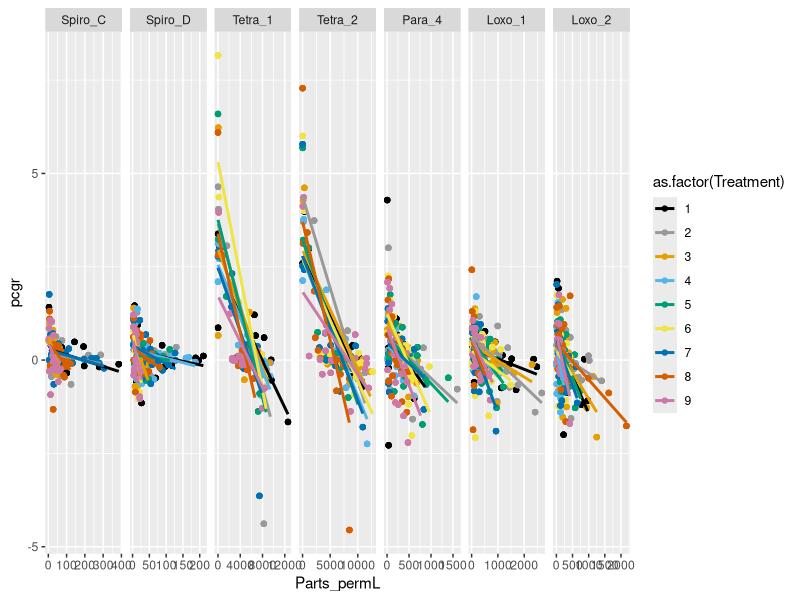
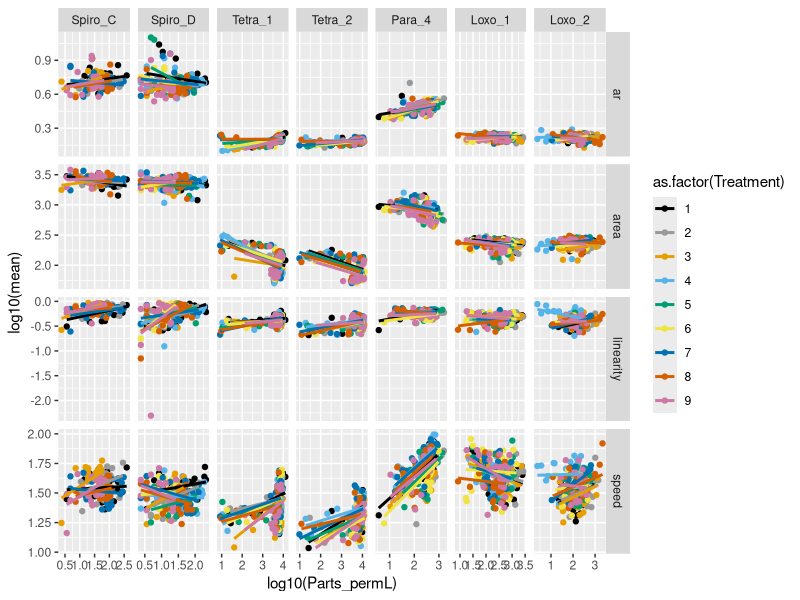
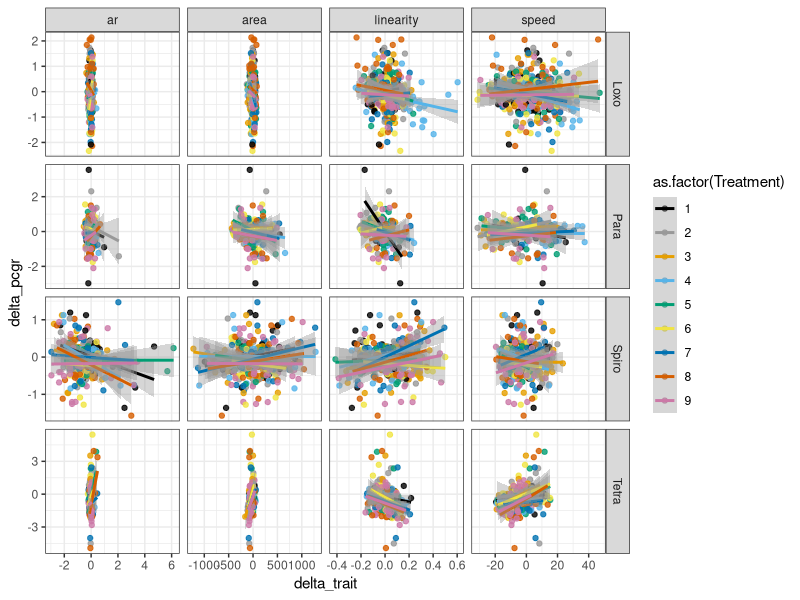

Generate these figures, in order, with R: (Note: this script raises an error after producing the figures.)
library(tidyverse)
library(lubridate)
library(mgcv)
cbPalette <- c("#999999", "#E69F00", "#56B4E9", "#009E73", "#F0E442", 
               "#0072B2", "#D55E00", "#CC79A7")#
#devtools::install_github("ctkremer/growthTools")
#library(growthTools)

# CILIATES ------
## Import data and compute pcgr, and only keep specific species-trait combinations----
data_cilia <- read.csv("ciliates/OverviewTraitsFull.csv") %>%
  mutate(strain = as_factor(ID_spec)) %>%
  group_by(Atrazine, Temp, strain) %>%
  mutate(pcgr = log(lead(Parts_permL, 1)/Parts_permL)/(lead(Days_fromstart, 1)-Days_fromstart),
         .after = Parts_permL) %>% 
  filter(pcgr > -5, strain!="Spiro_5") %>% #Kick out extremely negative pcgr, as well as Spiro_5 (not enough data to make a ref model)
  ungroup() %>%
  separate(strain, into = c("species", "sp.strain"), remove=F) %>%#link to species
  group_by(strain) %>%
  mutate(phase = cut_interval(log10(Parts_permL), n=5, labels = FALSE)) %>%
  pivot_longer(mean_ar:sd_linearity, names_to="trait") %>%
  separate(trait, into=c("stat", "trait"), sep="_") %>%
  pivot_wider(names_from=stat, values_from=value) %>%
  mutate(cv=sd/mean)
#%>%
#  filter(((species=="Spiro")&(trait=="speed"))|((species=="Tetra")&(trait=="speed"))
#         |((species=="Para")&(trait=="speed"))|((species=="Loxo")&(trait=="speed")))

##check if dd changes with treatment -------
ggplot(data_cilia) +
  scale_colour_manual(values=c("black", cbPalette)) + 
  aes(x=Parts_permL,y=pcgr, col=as.factor(Treatment)) +
  geom_point() +
  facet_grid(cols=vars(strain), scales="free") +
  geom_smooth(method=lm, aes(x=Parts_permL, y=pcgr, col=as.factor(Treatment)),
              formula=y ~ poly(x,1), se=F) 

##check if dependence of trait on density changes with treatment -------
ggplot(data_cilia) +
  scale_colour_manual(values=c("black", cbPalette)) + 
  aes(x=log10(Parts_permL),y=log10(mean), col=as.factor(Treatment)) +
  geom_point() +
  facet_grid(cols=vars(strain), rows=vars(trait), scales="free") +
  geom_smooth(method=lm, aes(x=log10(Parts_permL), y=log10(mean), col=as.factor(Treatment)),
              formula=y ~ poly(x,1), se=F)

## fit a reference model of dd and trait dependence on density--------
# This model only uses the control data
# w/o crashes. Crash detection happens with a GAM
# No apparent lag phases here.
data_cilia_ref <- data_cilia %>% 
  filter(Treatment==1) 
gam_model <- gam(log10(Parts_permL) ~ strain + 
                   s(Days_fromstart, by = strain, k=5),
                 data = data_cilia_ref)
data_cilia_ref$predictions <- predict.gam(gam_model) 
data_cilia_ref <- data_cilia_ref %>%
  group_by(strain) %>%
  filter(Days_fromstart < max(Days_fromstart*(predictions==max(predictions))))
###first dd----------------
ref_model_dd <- lm(data_cilia_ref, formula = pcgr ~ poly(Parts_permL,1)*strain + strain)

###then traits----------------
ref_model_trait <- lm(data_cilia_ref,  
                      formula = mean ~ poly(log10(Parts_permL),1)*strain*trait + strain*trait + strain + trait)
###add predictions to the original data frame------------
data_cilia$pcgr_ref <- predict.lm(ref_model_dd, newdata = data_cilia)
data_cilia$mean_ref <- predict.lm(ref_model_trait, newdata = data_cilia)
data_cilia <- data_cilia %>%
  mutate(delta_pcgr = pcgr-pcgr_ref) %>%
  mutate(delta_trait = mean-mean_ref)

##now check if delta with ref model depends on the trait----------
ggplot(data_cilia) +
  theme_bw() + 
  scale_size_manual(values=c(rep(1,2), 3, rep(1,10))) +
  scale_colour_manual(values=c("black", cbPalette)) + 
  geom_point(aes(x=delta_trait, y=delta_pcgr, col=as.factor(Treatment)), 
             alpha=0.8) + 
  geom_smooth(method=lm, aes(x=delta_trait, y=delta_pcgr, col=as.factor(Treatment)),#
              formula=y ~ poly(x,1)) + #,  col="black"
  facet_grid(rows=vars(species), cols=vars(trait), scales="free")

# CYANO ------
## Import data and compute pcgr----
data_cyano <- read.csv("cyanobacteria/mono_data.csv") %>%
  separate(date.time, sep=" ", into = c("date", "time")) %>%
  mutate(day = yday(date), .after = date) %>%
  select(-c(date, time)) %>%
  group_by(strain, treat) %>%
  mutate(day = day - min(day)) %>%
  mutate(pcgr = log(lead(population.mean,1)/population.mean)/(lead(day,1)-day),
         .after = population.mean) %>%
  filter(!is.na(pcgr)) %>%
  ungroup() %>%
  mutate(species = case_when(strain%in%c(2375,2524)~"one",
                             TRUE ~ "two")) %>%#link to species
  mutate(strain = as_factor(strain)) %>%
  group_by(strain) %>%
  mutate(phase = cut_interval(log10(population.mean), n=5, labels = FALSE)) %>%
  select(-population.sd) %>%
  pivot_longer(FSC.HLin.mean:NIR.R.HLin.sd, names_to="trait") %>%
  separate(trait, into=c("trait", "stat"), sep="in.") %>%
  pivot_wider(names_from=stat, values_from=value) %>%
  mutate(cv=sd/mean) 
#%>%
  #filter(((species=="one")&(trait=="RED.B.HL"))|((species=="two")&(trait=="YEL.B.HL")))

##check if dd changes with treatment -------
ggplot(data_cyano) +
  aes(x=population.mean,y=pcgr, col=treat) +
  geom_point() +
  facet_grid(cols=vars(strain), scales="free") +
  geom_smooth(method=lm, aes(x=population.mean, y=pcgr, col=treat),
              formula=y ~ poly(x,1), se=F) 

##check if dependence of trait on density changes with treatment -------
ggplot(data_cyano) +
  aes(x=log10(population.mean),y=mean, col=treat) +
  geom_point() +
  facet_grid(cols=vars(strain), rows=vars(trait), scales="free") +
  geom_smooth(method=lm, aes(x=log10(population.mean), y=mean, col=treat),
              formula=y ~ poly(x,2), se=F)

#yes, 2nd order

## fit a reference model of dd and trait dependence on density--------
# This model only uses the control data
# no apparent lags; no apparent crashes
###first dd----------------
ref_model_dd <- lm(data_cyano%>%filter(treat=="C"), formula = pcgr ~ poly(population.mean,1)*strain + strain)

###then traits----------------
ref_model_trait <- lm(data_cyano%>%filter(treat=="C"),  
                      formula = mean ~ poly(log10(population.mean),2)*strain*trait + strain*trait + strain + trait)

###add predictions to the original data frame -------------
data_cyano$pcgr_ref <- predict.lm(ref_model_dd, newdata = data_cyano)
data_cyano$mean_ref <- predict.lm(ref_model_trait, newdata = data_cyano)
data_cyano <- data_cyano %>%
  mutate(delta_pcgr = pcgr-pcgr_ref) %>%
  mutate(delta_trait = log10(mean/mean_ref))

##now check if delta with ref model depends on the trait----------
ggplot(data_cyano) +
  theme_bw() + 
  scale_size_manual(values=c(rep(1,2), 3, rep(1,10))) +
  scale_colour_manual(values=cbPalette[c(2,3,1,4:8)]) + 
  geom_point(aes(x=delta_trait, y=delta_pcgr, col=treat, pch=strain), 
             alpha=0.8) + 
  geom_smooth(method=lm, aes(x=delta_trait, y=delta_pcgr, col=treat),#
              formula=y ~ poly(x,1)) + #,  col="black"
  facet_grid(rows=vars(species), cols=vars(trait), scales="free")
  
